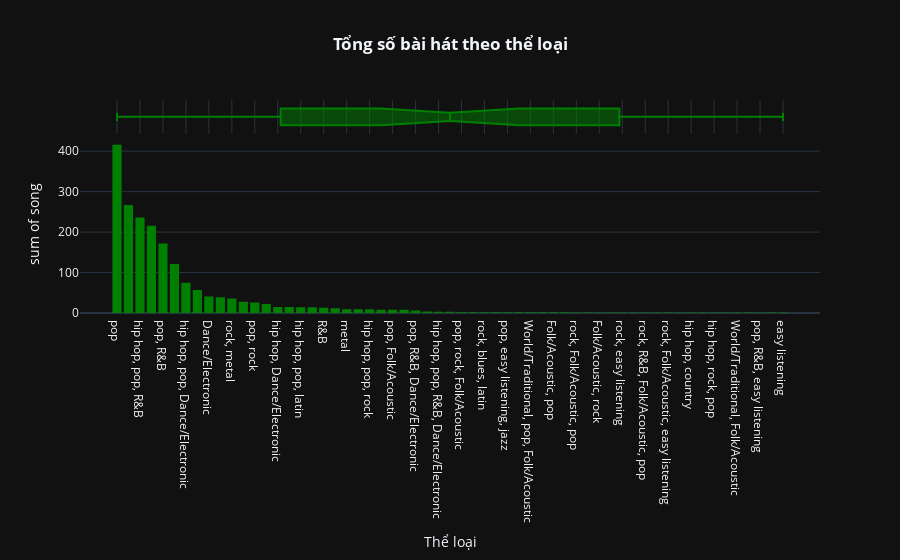

Notebook cell for this chart:
### Code cell
fig=px.histogram(df.groupby('genre',as_index=False).count().sort_values(by='song',ascending=False),x='genre',y='song', labels={'genre': 'Thể loại'},color_discrete_sequence=['green'],template='plotly_dark',marginal='box',title='<b>Tổng số bài hát theo thể loại</b>')
fig.update_layout(title_x=0.5)

### Figure 1 — Plotly figure (JSON) as saved in the notebook; plotly's stock layout.template omitted (floating-point values rounded to 4 significant figures)
{"data": [{"alignmentgroup": "True", "bingroup": "x", "histfunc": "sum", "hovertemplate": "Thể loại=%{x}<br>sum of song=%{y}<extra></extra>", "legendgroup": "", "marker": {"color": "green", "pattern": {"shape": ""}}, "name": "", "offsetgroup": "", "orientation": "v", "showlegend": false, "x": ["pop", "hip hop, pop", "hip hop, pop, R&B", "pop, Dance/Electronic", "pop, R&B", "hip hop", "hip hop, pop, Dance/Electronic", "rock", "Dance/Electronic", "rock, pop", "rock, metal", "pop, latin", "pop, rock", "set()", "hip hop, Dance/Electronic", "latin", "hip hop, pop, latin", "pop, rock, metal", "R&B", "pop, rock, Dance/Electronic", "metal", "country", "hip hop, pop, rock", "rock, pop, Dance/Electronic", "pop, Folk/Acoustic", "pop, country", "pop, R&B, Dance/Electronic", "rock, pop, metal", "hip hop, pop, R&B, Dance/Electronic", "hip hop, R&B", "pop, rock, Folk/Acoustic", "rock, blues", "rock, blues, latin", "World/Traditional, hip hop", "pop, easy listening, jazz", "World/Traditional, rock, pop", "World/Traditional, pop, Folk/Acoustic", "World/Traditional, rock", "Folk/Acoustic, pop", "hip hop, pop, R&B, latin", "rock, Folk/Acoustic, pop", "rock, pop, metal, Dance/Electronic", "Folk/Acoustic, rock", "Folk/Acoustic, rock, pop", "rock, easy listening", "rock, classical", "rock, R&B, Folk/Acoustic, pop", "hip hop, pop, country", "rock, Folk/Acoustic, easy listening", "rock, Dance/Electronic", "hip hop, country", "hip hop, latin, Dance/Electronic", "hip hop, rock, pop", "country, latin", "World/Traditional, Folk/Acoustic", "pop, easy listening, Dance/Electronic", "pop, R&B, easy listening", "World/Traditional, pop", "easy listening"], "xaxis": "x", "y": [416, 267, 236, 216, 172, 121, 75, 57, 41, 39, 36, 28, 26, 22, 15, 15, 14, 14, 13, 12, 9, 9, 9, 8, 8, 8, 6, 4, 3, 3, 2, 2, 2, 2, 2, 2, 2, 2, 2, 2, 1, 1, 1, 1, 1, 1, 1, 1, 1, 1, 1, 1, 1, 1, 1, 1, 1, 1, 1], "yaxis": "y", "type": "histogram"}, {"alignmentgroup": "True", "hovertemplate": "Thể loại=%{x}<extra></extra>", "legendgroup": "", "marker": {"color": "green"}, "name": "", "notched": true, "offsetgroup": "", "showlegend": false, "x": ["pop", "hip hop, pop", "hip hop, pop, R&B", "pop, Dance/Electronic", "pop, R&B", "hip hop", "hip hop, pop, Dance/Electronic", "rock", "Dance/Electronic", "rock, pop", "rock, metal", "pop, latin", "pop, rock", "set()", "hip hop, Dance/Electronic", "latin", "hip hop, pop, latin", "pop, rock, metal", "R&B", "pop, rock, Dance/Electronic", "metal", "country", "hip hop, pop, rock", "rock, pop, Dance/Electronic", "pop, Folk/Acoustic", "pop, country", "pop, R&B, Dance/Electronic", "rock, pop, metal", "hip hop, pop, R&B, Dance/Electronic", "hip hop, R&B", "pop, rock, Folk/Acoustic", "rock, blues", "rock, blues, latin", "World/Traditional, hip hop", "pop, easy listening, jazz", "World/Traditional, rock, pop", "World/Traditional, pop, Folk/Acoustic", "World/Traditional, rock", "Folk/Acoustic, pop", "hip hop, pop, R&B, latin", "rock, Folk/Acoustic, pop", "rock, pop, metal, Dance/Electronic", "Folk/Acoustic, rock", "Folk/Acoustic, rock, pop", "rock, easy listening", "rock, classical", "rock, R&B, Folk/Acoustic, pop", "hip hop, pop, country", "rock, Folk/Acoustic, easy listening", "rock, Dance/Electronic", "hip hop, country", "hip hop, latin, Dance/Electronic", "hip hop, rock, pop", "country, latin", "World/Traditional, Folk/Acoustic", "pop, easy listening, Dance/Electronic", "pop, R&B, easy listening", "World/Traditional, pop", "easy listening"], "xaxis": "x2", "yaxis": "y2", "type": "box"}], "layout": {"xaxis": {"anchor": "y", "domain": [0, 1], "title": {"text": "Thể loại"}, "type": "category", "range": [-3.222, 61.22], "autorange": true}, "yaxis": {"anchor": "x", "domain": [0, 0.8316], "title": {"text": "sum of song"}, "type": "linear", "range": [0, 437.9], "autorange": true}, "xaxis2": {"anchor": "y2", "domain": [0, 1], "matches": "x", "showticklabels": false, "showgrid": true, "type": "category", "range": [-3.222, 61.22], "autorange": true}, "yaxis2": {"anchor": "x2", "domain": [0.8416, 1], "matches": "y2", "showticklabels": false, "showline": false, "ticks": "", "showgrid": false, "type": "category", "range": [-0.5, 0.5], "autorange": true}, "legend": {"tracegroupgap": 0}, "title": {"text": "<b>Tổng số bài hát theo thể loại</b>", "x": 0.5}, "barmode": "relative", "autosize": true}}
